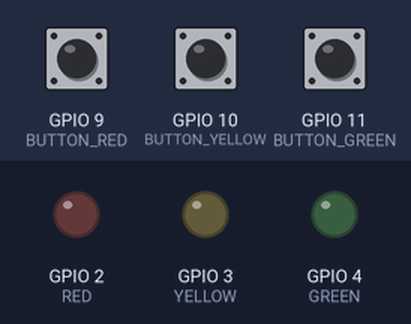
A program run on a simulated Raspberry Pi (BCM pin numbers). Shown: output pins drawn as LEDs (lit = HIGH). The inputs (shaded band) are chosen by the test bench; at power-on: GPIO 9 (BUTTON_RED) LOW, GPIO 10 (BUTTON_YELLOW) LOW, GPIO 11 (BUTTON_GREEN) LOW.

Above: at 1.2 s.
1.3 s: GPIO 9 (BUTTON_RED) pulled HIGH for 0.15 s
At 1.37 s:
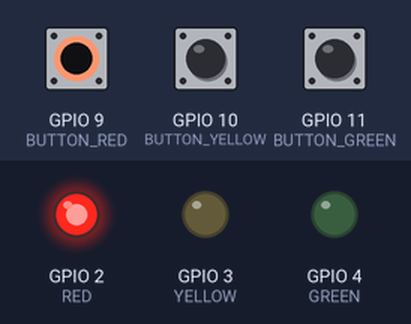
2.9 s: GPIO 10 (BUTTON_YELLOW) pulled HIGH for 0.15 s
At 2.97 s:
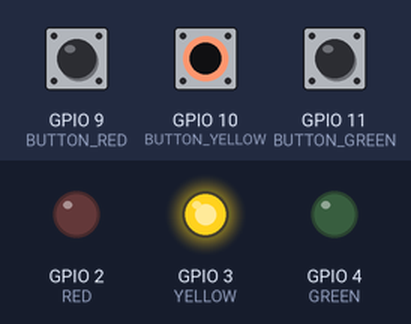
4.5 s: GPIO 11 (BUTTON_GREEN) pulled HIGH for 0.15 s
At 4.57 s:
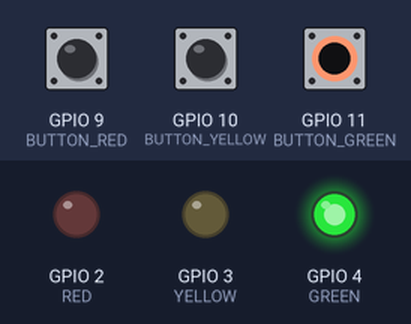
6.1 s: GPIO 11 (BUTTON_GREEN) pulled HIGH for 3.2 s
At 10.3 s:
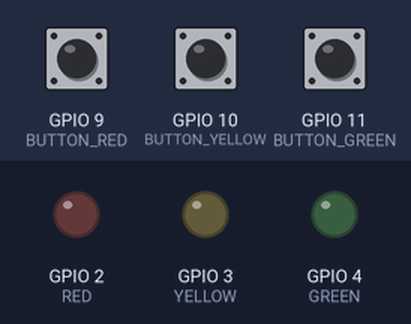
10.8 s: GPIO 9 (BUTTON_RED) pulled HIGH for 3.2 s
At 11.4 s:
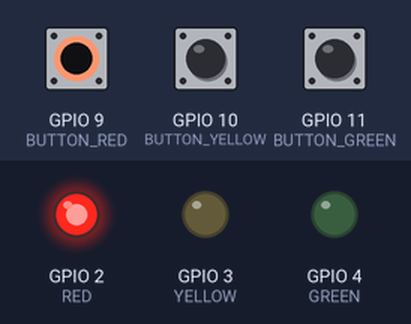
Timing chart, 0 to 15.5 s (numbered marks = the images above; inputs shaded):
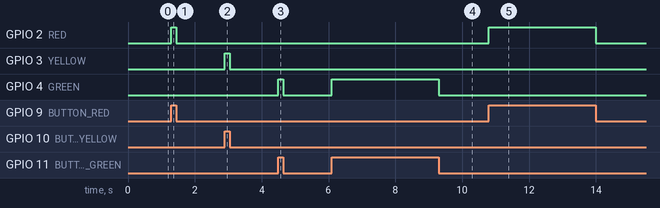

Measured:
- after the input at 1.3 s, GPIO 2 (RED): LOW → HIGH at once, → LOW 0.15 s later
- after the input at 2.9 s, GPIO 3 (YELLOW): LOW → HIGH at once, → LOW 0.15 s later
- after the input at 4.5 s, GPIO 4 (GREEN): LOW → HIGH at once, → LOW 0.15 s later
- after the input at 6.1 s, GPIO 4 (GREEN): LOW → HIGH at once, → LOW 3.2 s later
- after the input at 10.8 s, GPIO 2 (RED): LOW → HIGH at once, → LOW 3.2 s later

The program:

switch_led_task.py
```python
from typing import Text
import RPi.GPIO as GPIO

RED = 2
YELLOW = 3
GREEN = 4
BUTTON_RED = 9
BUTTON_YELLOW = 10
BUTTON_GREEN = 11

GPIO.setmode(GPIO.BCM)
GPIO.setup(RED, GPIO.OUT)
GPIO.setup(YELLOW, GPIO.OUT)
GPIO.setup(GREEN, GPIO.OUT)
GPIO.setup(BUTTON_RED, GPIO.IN)
GPIO.setup(BUTTON_YELLOW, GPIO.IN)
GPIO.setup(BUTTON_GREEN, GPIO.IN)

red_on = False
yellow_on = False
green_on = False

try:
    while True:
        red = GPIO.input(BUTTON_RED)
        yellow = GPIO.input(BUTTON_YELLOW)
        green = GPIO.input(BUTTON_GREEN)
        if not red_on and red == GPIO.HIGH:
            GPIO.output(RED, GPIO.HIGH)
            red_on = True
        elif red_on and red == GPIO.LOW:
            GPIO.output(RED, GPIO.LOW)
            red_on = False
        if not yellow_on and yellow == GPIO.HIGH:
            GPIO.output(YELLOW, GPIO.HIGH)
            yellow_on = True
        elif yellow_on and yellow == GPIO.LOW:
            GPIO.output(YELLOW, GPIO.LOW)
            yellow_on = False
        if not green_on and green == GPIO.HIGH:
            GPIO.output(GREEN, GPIO.HIGH)
            green_on = True
        elif green_on and green == GPIO.LOW:
            GPIO.output(GREEN, GPIO.LOW)
            green_on = False
finally:
    GPIO.cleanup()
    print('cleanup and exit')
        
```
